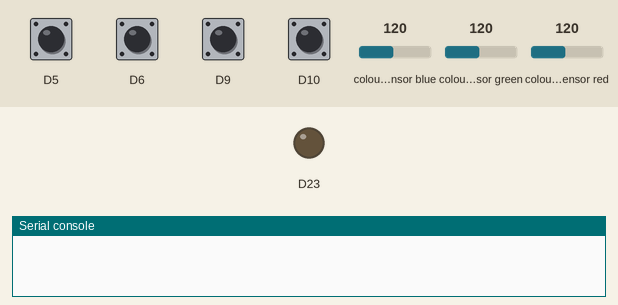
This program was run on a simulated CircuitPython board. Parts: output pins drawn as LEDs (lit = HIGH), the last lines printed to the serial console. The test bench sets the inputs (shaded band); at power-on: D5, D6, D9, D10 HIGH, colour sensor blue 120, colour sensor green 120, colour sensor red 120. At 7.2 s the program ends and the board releases its pins; the recording ends there.

Above: at 2.3 s.
2.4 s: colour sensor blue set to 5
3.9 s: D6 pulled LOW for 0.15 s
At 4.0 s:
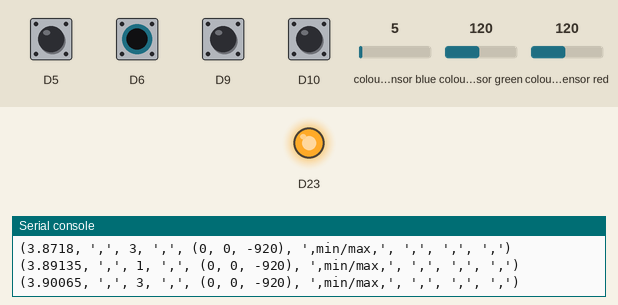
5.6 s: D9 pulled LOW for 0.15 s
7.2 s: D5 pulled LOW for 0.15 s
Timing chart, 0 to 7.2 s (numbered marks = the images above; inputs shaded):
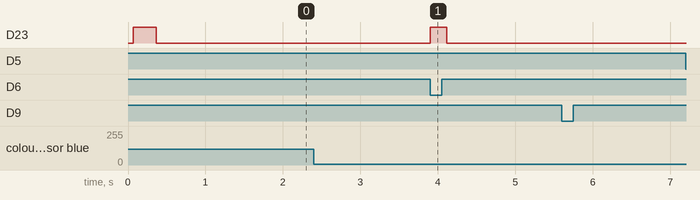

Measured:
- after the input at 3.9 s, D23: LOW → HIGH at once, → LOW 0.21 s later

The program:

code_-v5.1.1.py
```python
##MicroRecycling Systems, 2023 -Confidential-
##pScode
# This program monitors a sensor output for particles (changes in signal), classifies particles,
# and sensds a signal (to a pneumatic valve) to open according to timming and particle type.
# The sensors are 3 TCS34725 RGB light sensors, connected via TCA9548A I2C multiplexer.
# Version log:
# v0: ported from TalkingValvingMultiRGB. Added switch for reporting data. Removed CDC.
# v0.1:
# v0.2: stable
# v0.3: display support, 'break' button, various fixes
# v0.4: push/hold baseline
# v0.5: CDC enabled
# v1: discrimination from angle alone, no normalization
# v2: general cleanup; IsItTrash instead of 'particle'; added vibratory bowl capabilities
# v3.1: implementation in PCB
# v4: streamlined, loop eliminations, checks for values faster
# v4.1: continuous improvement with implementation
# v5: ditched baseline in favor of distance to line of ratios G/R and B/R
# v5.1: changes to library to accept other TCS34725 devices (added address 10)
# v5.1.1: cumulative save. relatve/baseline Is_it_color

#import usb_cdc
import time
import math
import board
import digitalio
import mrs_tcs34725_v3
import adafruit_tca9548a
import supervisor

import adafruit_tcs34725

# Enable/disable autoreload when save
supervisor.runtime.autoreload = True

##Parameters##
# Set valve timing parameters
# Transit time, in seconds: time for a particle to travel from sensor to window of sorting
transit = 0
# Window time, in seconds: window of time a particle travels through the sorting junction
window = 0.07
particle_arrival = 0  # create arrival timing variable

# RGB sensors SDA and setup parameters
#multi_port = [1, 2, 3]
multi_port = [1,3]

# Sensor integration time, in ms. 614.4/10 #for integration time 2.4 - 614.4 ms. Make sure the TCS34725 library adafruit_tcs34725.py has been modified, line 224
RGB_int_time = 40
# Gain of 1, 4, 16, 60
RGB_gain = 60

# Sorting parameters

#####
base_weight = RGB_int_time / 1000  # Data moving average; weight of new data for for moving average; inverse of number of points in moving average
#base_weight = 1
######

min_threshold = 20 #20 for gain = 16 # Minimum size of signal vectors, its modulus, to be considered signal, not noise
max_threshold = 5000 #200 for gain = 16 # Max size of signal vectors, its modulus, to be considered signal, not noise
min_threshold_RGB = 5 #10 for gain = 16 threshold for **each individual channel**min_threshold_RGB = 10000000

# Color reference list: [label, ID vector]
# data_ref = [['Blue', [-0.456,0.115,0.870]], ['Yellow', [0.716,0.631,0.297]],['Red', [0.782,-0.371,-0.238]],['Black', [-0.657,-0.568,-0.496]]]
#color_ref = [[88.791, 78.2471, 75.2412]]  # Sunshine Plastics gray
#color_ref = [[45,40,41]]  # Sunshine Plastics grayvia Orange
#color_ref = [[100,85,84]]  # Sunshine Plastics grayvia Orange
color_ref = [[40,40,40]]  # Sunshine Plastics gray in slide channel R&D
color_ref_256 = [[025*256 , 025*256 , 025*256]]  # Sunshine Plastics gray in slide channel R&D


#color_ref_ratio = [3225.505, 3627.548, 3450]
 #Gray
#color_ratios = [0.9738, 1.0755, #Red

# Tolerance in color determination
color_error = 0.2  # max angle, in radians, between data and reference vectors
error_ratio_base = .4 #max error between the relative, baseline, values read and reference (using 256 color scaling)


bad_counter_threshold = 0  # max number of readings of "bad" particles before the valve is activated
nothing_counter_threshold = 1  # minimum number of readings of "nothing" before "bad" counter, bad_counter_threshold is reset.

# RGB Digital sensor function
def digitalRGB_sensor(i):
    #return list(sensorRGB[i].color_rgb_bytes)  # For TCS34725
    return list(sensorRGB[i].color_raw)  # For TCS34725
    #return list(sensorRGB[i].color_rgb_bytes)  # For TCS34725 255 scale
    #return list(sensorRGB[i].clear_color_raw)  # For TCS34725
    #return list(sensorRGB[i].color_raw8)  # For TCS34725 (for using H and L bits)

def digitalRGB_sensor_clear(i):
    #return list(sensorRGB[i].color_rgb_bytes)  # For TCS34725
    #return list(sensorRGB[i].color_raw)  # For TCS34725
    return list(sensorRGB[i].clear_color_raw)  # For TCS34725
    #return list(sensorRGB[i].color_raw8)  # For TCS34725 (for using H and L bits)


# Check RGB vector to reference values
# This function measures the angle between the 'vector' data and multiple reference 'vectors' in the list reference (e.g., RGB_ref) and returns the idex of the lowest value
def is_it_color(data, reference, error):
    angles = []
    for ref in reference:
        angles.append(
            math.acos(
                (ref[0] * (data[0]) + ref[1] * (data[1]) + ref[2] * (data[2])) / ( 0.01 + math.pow((ref[0] ** 2 + ref[1] ** 2 + ref[2] ** 2), 0.5)
                    * math.pow(((data[0]) ** 2 + (data[1]) ** 2 + (data[2]) ** 2), 0.5))))
    if error >= min(angles):
        return True
    else:
        return False

# This function measures the angle between the 'vector' data and multiple reference 'vectors' in the list reference (e.g., RGB_ref) and returns the idex of the lowest value
def is_it_color_ratio_base(data, reference_256, baseline, error):
    #print(data,baseline,reference_256,error)
    errors = []
    for ref_256 in reference_256:
        dEr = data[0] - baseline[0]; dIr = ref_256[0] - baseline[0]
        dEg = data[1] - baseline[1]; dIg = ref_256[1] - baseline[1]
        dEb = data[2] - baseline[2]; dIb = ref_256[2] - baseline[2]
        print('is_it_color_ratio_base',(1-dIg * dEr / dEg / dIr), "--", (1-dIb * dEr / dEb / dIr), '--', ( (1-dIg * dEr / dEg / dIr)**2 + (1-dIb * dEr / dEb / dIr )**2 ) **.5)
        errors.append( ( ( 1 - dIg * dEr / dEg / dIr)**2 + (1 - dIb * dEr / dEb / dIr)**2 ) **.5)
    if error >= min(errors):
        return True
    else:
        return False

# This function measures the angle between the 'vector' data and multiple reference 'vectors' in the list reference (e.g., RGB_ref) and returns the idex of the lowest value
#def is_it_color_ratio(data, reference, error):
    #print(data[1]/data[0] - reference[1]/reference[0], "--", data[2]/data[0]- reference[2]/reference[0])
#    if error >= abs(data[1]/data[0] - reference[1]/reference[0]) and abs(error >= data[2]/data[0] - reference[2]/reference[0]):
#        return True
#    else:
#        return False

# Modulus, or size of vector
def distance(a, base):
    d = 0
    for i in range(len(a)):
        d += math.pow(a[i] - base[i], 2)
    return math.pow(d, 0.5)

# Valve checking function
def valve_control(current_time, arrival_time):
    if (
        len(arrival_time) > 1
        and (current_time - arrival_time[0] > transit)
        and (current_time - arrival_time[0] < transit + window)
    ):
        relay.value = relay_on
        # print('valve on!')
    elif len(arrival_time) > 1 and (current_time - arrival_time[0]) > (
        transit + window
    ):
        relay.value = not (relay_on)
        # particle_arrival = 0
        del arrival_time[0]

## Initialization of components
# Initiate TCA9548A object and give it the I2C bus

tca = adafruit_tca9548a.TCA9548A(board.I2C())
time.sleep(0.02)

# Initiate RGB sensors
sensorRGB = [0] * len(multi_port)
for i, port in enumerate(multi_port):

    sensorRGB[i] = mrs_tcs34725_v3.TCS34725(tca[port])  ##WARNING: in Trinket M0 the UART object MUST be created before I2C https://learn.adafruit.com/circuitpython-essentials/circuitpython-uart-serial
    #sensorRGB[i] = adafruit_tcs34725.TCS34725(tca[port])  ##WARNING: in Trinket M0 the UART object MUST be created before I2C https://learn.adafruit.com/circuitpython-essentials/circuitpython-uart-serial

    time.sleep(0.02)
    sensorRGB[i].integration_time = RGB_int_time  #Make sure the TCS34725 library adafruit_tcs34725.py has been modified, line 224
    sensorRGB[i].gain = RGB_gain

##Initialize buttons
# Initialize printout switch to keyboard pin 3, button #1
switch_print = digitalio.DigitalInOut(board.D10)
switch_print.direction = digitalio.Direction.INPUT
switch_print.pull = digitalio.Pull.UP
# Initailizase baseline reset and capture to keyboard pin 4, button #2
switch_baseline = digitalio.DigitalInOut(board.D9)
switch_baseline.direction = digitalio.Direction.INPUT
switch_baseline.pull = digitalio.Pull.UP
# Initailizase valve test to keyboard pin 1, button #3
switch_valve = digitalio.DigitalInOut(board.D6)
switch_valve.direction = digitalio.Direction.INPUT
switch_valve.pull = digitalio.Pull.UP
# Initialize exit button to keyboard pin 2, button #4
switch_exit = digitalio.DigitalInOut(board.D5)
switch_exit.direction = digitalio.Direction.INPUT
switch_exit.pull = digitalio.Pull.UP

## Initialize relays
# On/Off value of relay
relay_on = True
# Relay map for jet sorting with Feather M4
# First relay use D23 in Feather M4. For a second relay use pin D24
relay = digitalio.DigitalInOut(board.D23)
relay.direction = digitalio.Direction.OUTPUT
relay.value = relay_on
time.sleep(0.3)
relay.value = not (relay_on)

##Variable initialization
# Initialize baselines
data_base_multi = [[0.0, 0.0, 0.0]] * len(multi_port)
data_base_multi_temp = [0.0, 0.0, 0.0]
base_init = True
base_count = 0

# Initialize time variable for valving
particle_arrival = []
data_raw_multi = [[0.0, 0.0, 0.0]] * len(multi_port)
data_multi = [[0.0, 0.0, 0.0]] * len(multi_port)
data_multi_previous = [[0.0, 0.0, 0.0]] * len(multi_port)

data_raw_multi_previous = [[0.0, 0.0, 0.0]] * len(multi_port)


#Initialization of good/bad counters
bad_counter = [0, 0, 0] * len(multi_port)
good_counter = [0, 0, 0] * len(multi_port)
nothing_counter = [0, 0, 0] * len(multi_port)
#time_stamp = 0 #timestamp, for debugging

#Initial readings need to be cleared, to avoid garbage being counted
for i in range(4):
    for k in range(len(multi_port)):
        #data_raw_multi[k] = digitalRGB_sensor(k)
        data_raw_multi[k] = [0,0,0]
        time.sleep(0.1)

#Loop to read initial baselines
for i in range(len(multi_port)):
    data_base_multi[i] = digitalRGB_sensor(i)

##Main loop##
while True:
    ##Data processing and Classification
    # Discriminate small signals and double-counting slow particles (this to be moved up to sensor readout loops)
    #Tentative pause to wait for values to be fully written in
    time.sleep(RGB_int_time / 2 / 1000 / len(multi_port))
    #Sensors DAQ loop
    for k in range(len(multi_port)):
        # Sensor readout
        # Valve control, because this function needs to run frequently and repeadetly
        valve_control(time.monotonic(), particle_arrival)
        #tic = time.monotonic()
        data_raw_multi[k] = digitalRGB_sensor(k)
        #print(time_stamp - time.monotonic())
        #print(data_raw_multi[k],data_base_multi[k])
        data_multi[k] = [x1 - x2 for (x1, x2) in zip(data_raw_multi[k], data_base_multi[k])]
        #Check that the min and max threshold are met
        if distance(data_raw_multi[k], data_base_multi[k]) > min_threshold :#and distance(data_raw_multi[k], data_base_multi[k]) < max_threshold:

            #print(tuple(data_raw_multi[0]),  sensorRGB[k].clear_color_raw)
            #print(int(sensorRGB[k].clear_color_raw))
            #print(list(sensorRGB[k].color_raw))
            #print(list(digitalRGB_sensor_clear))


            #Check that min threshold is met for each RGB
            if abs(data_multi[k][0]) > min_threshold_RGB and abs(data_multi[k][1]) > min_threshold_RGB and abs(data_multi[k][2]) > min_threshold_RGB:
                #Check to see if any of the RGB fields repeats, which happens with erratic data
                #if data_multi[k][0] == data_multi_previous[k][0] or data_multi[k][1] == data_multi_previous[k][1] or data_multi[k][2] == data_multi_previous[k][2]:
                if data_raw_multi[k][0] == data_raw_multi_previous[k][0] or data_raw_multi[k][1] == data_raw_multi_previous[k][1] or data_raw_multi[k][2] == data_raw_multi_previous[k][2]:
                    #print("repeated", data_raw_multi, data_raw_multi_previous, data_raw_multi[k][0] == data_raw_multi_previous[k][0] , data_raw_multi[k][1] == data_raw_multi_previous[k][1] , data_raw_multi[k][2] == data_raw_multi_previous[k][2])
                    pass
                else:
                    #refresh the comparison variable
                    #data_multi_previous[k] = [x1 - x2 for (x1, x2) in zip(data_raw_multi[k], data_base_multi[k])]
                    data_raw_multi_previous[k] = data_raw_multi[k]
                    # Comparison to reference values for identification

                    #Testing alt algorithm: not active, just running it
                    #is_it_color_ratio_base(data_raw_multi[k], color_ref_256, data_base_multi[k], error_ratio_base)

                    if is_it_color(data_multi[k], color_ref, color_error):
                        good_counter[k] = good_counter[k] + 1 ; bad_counter[k] = 0 ; nothing_counter[k] = 0
                        print(time.monotonic(),",", multi_port[k],",", tuple( [x1 - x2 for (x1, x2) in zip( data_raw_multi[k], data_base_multi[k] ) ] ), ",good,", sum(good_counter),",",sum(bad_counter) ,",",sum(nothing_counter) ,",", "graySunshine", )
                        print("Baseline: ", data_base_multi)
                        # particle is not marked for valving
                    else:
                        good_counter[k] = 0 ; bad_counter[k] = bad_counter[k] + 1 ; nothing_counter[k] = 0
                        if sum(bad_counter) > bad_counter_threshold:
                            # Mark time for valving
                            particle_arrival.insert(0, time.monotonic())
                            print(time.monotonic(),",", multi_port[k],",", tuple( [x1 - x2 for (x1, x2) in zip( data_raw_multi[k], data_base_multi[k] ) ] ), ",bad,", sum(good_counter),",",sum(bad_counter) ,",",sum(nothing_counter),",", "graySunshine", )
#                            print(time.monotonic(),",", k+1,",", tuple( data_raw_multi[k]), ",bad,", sum(good_counter),",",sum(bad_counter) ,",",sum(nothing_counter),",", "graySunshine", )
                            #bad_counter = [0, 0, 0] * len(multi_port)
                        else:
                            print(time.monotonic(),",", multi_port[k],",", tuple( [x1 - x2 for (x1, x2) in zip( data_raw_multi[k], data_base_multi[k] ) ] ), ",almost bad,", sum(good_counter),",",sum(bad_counter) ,",",sum(nothing_counter),",", "graySunshine", )
            else:
                print(time.monotonic(),",", multi_port[k],",", tuple( [x1 - x2 for (x1, x2) in zip( data_raw_multi[k], data_base_multi[k] ) ] ), ",min/max,",",",",",",")
                pass
        else:
            # The signal is below min. threshold or above max. threshold. Let's check that's not too high to add to rolling average. If too high, ignore.
            if distance(data_raw_multi[k], data_base_multi[k]) < max_threshold:
                # Moving average for long data
                data_base_multi[k] = [(base_weight) * x1 + (1 - base_weight) * x2 for (x1, x2) in zip(data_raw_multi[k], data_base_multi[k]) ]
                #pass
            nothing_counter[k] =+ 1
            if sum(nothing_counter) > nothing_counter_threshold:
                    good_counter[k] = 0 ; bad_counter[k] = 0 ; nothing_counter[k] = 0

    ##Switches
    # In case of key #1: print
    if not switch_print.value:
#    if True:
        time.sleep(.1)
        print(tuple(data_raw_multi[0]))
        #print(tuple(data_multi[0] + data_multi[1] + data_multi[2]))
        #print(tuple(data_raw_multi[0]+data_raw_multi[1]))#+data_raw_multi[2]))
        # print(tuple(data_base_multi[0]+data_base_multi[1]+data_base_multi[2]))
        # print(tuple([time.monotonic() , particle_arrival, time.monotonic() - particle_arrival,transit,transit + window, distance(data)]))

    # In case of  key #2: acquire a new baseline
    elif not switch_baseline.value:
        while not switch_baseline.value:
            base_count = base_count + 1
            print("**Averaging baseline**  ", data_base_multi)
            for i in range(len(multi_port)):
                for j in range(len(data_raw_multi[i])):
                    data_base_multi[i][j] = data_raw_multi[i][j] + data_base_multi[i][j]
            time.sleep(0.125)
        for i in range(len(multi_port)):
            for j in range(len(data_raw_multi[i])):
                data_base_multi[i][j] = data_base_multi[i][j] / (base_count + 1)
        print("Baseline: ", data_base_multi)
        base_count = 0

    # In case of key #4: exit
    elif not switch_exit.value:
        print('Exiting')
        break

    # In case of  key #3: open valve **Since this case requires the elif to be true most of the time, then it needs to go at the end, otherwise other conditions will not playing
    elif not switch_valve.value:
        relay.value = relay_on
        time.sleep(0.1)
        print("valve open")
    elif switch_valve.value:
        relay.value = not (relay_on)

    #Garbage collection
    #gc.???
```

Source omitted: mrs_tcs34725_v3.py (7690 bytes)
